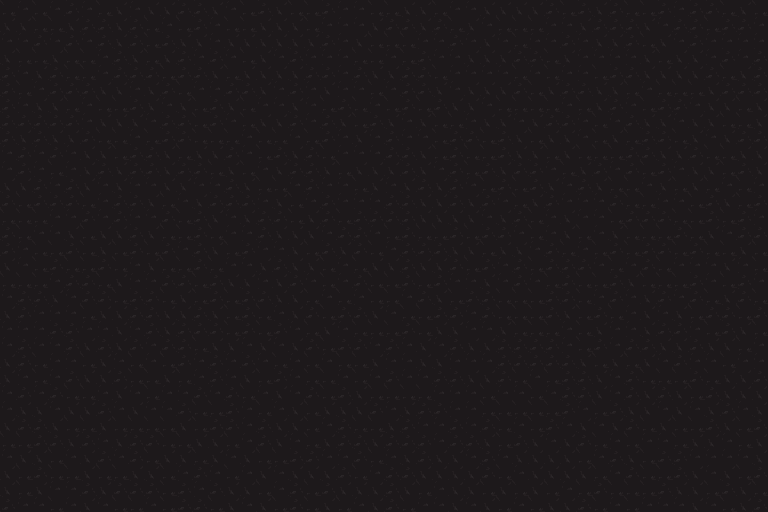

Below is a game level as drawn by its tile map, then a one-line description and the .tmx that defines it (tile-layer data replaced by summaries):
An orthogonal 48x32 tile map with 16x16 px tiles, 1 tile layer (Ground).

<map version="1.10" tiledversion="1.10.0" orientation="orthogonal" renderorder="right-down" width="48" height="32" tilewidth="16" tileheight="16" infinite="0" nextlayerid="2" nextobjectid="1">
 <tileset firstgid="1" source="../tsx/mainlevbuild.tsx" />
 <layer id="1" name="Ground" width="48" height="32">
  <data>[1536 cells, 1536 non-empty, 4 distinct tile ids]</data>
 </layer>
</map>
